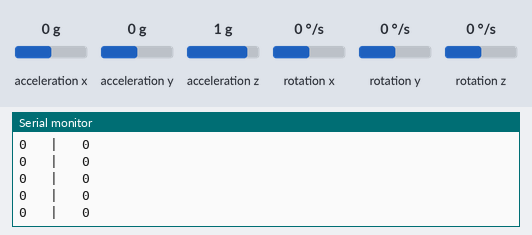
The sketch below on a simulated ESP32. Shown: the last lines printed to the serial monitor. Wiring (inferred from the names in the program): MPU-6050 motion sensor at I2C address 0x68. The inputs (shaded band) are chosen by the test bench; at power-on: rotation x 0 °/s, rotation y 0 °/s, acceleration x 0 g, acceleration y 0 g, acceleration z 1 g, rotation z 0 °/s.

Above: at 1.5 s.
1.6 s: rotation x set to -192 °/s
At 2.4 s:
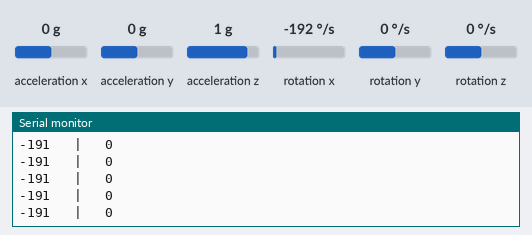
3.1 s: rotation y set to -192 °/s
At 4.0 s:
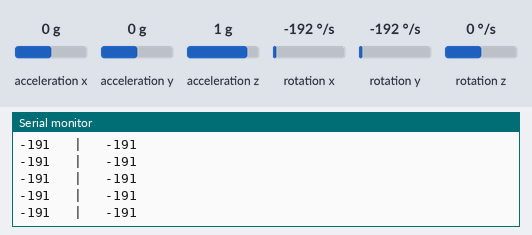
4.6 s: rotation x set to -100 °/s
Timing chart, 0 to 4.8 s (numbered marks = the images above; inputs shaded):
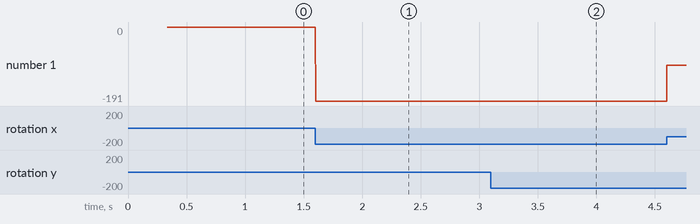

The sketch:

imuComplementaryFilter.ino
```cpp
/* http://www.youtube.com/c/electronoobs

   This is an example where we configure te data of the MPU6050
   and read the gyro data and print it to the serial monitor

   Arduino pin    |   MPU6050
   5V             |   Vcc
   GND            |   GND
   A4             |   SDA
   A5             |   SCL
*/

//Includes
#include <Wire.h>

#define SCL 22 // pin 22 for I2C SCL for MPU6050
#define SDA 21 // pin 21 for I2C SDA for MPU6050

//Variables
float elapsedTime, timeCurr, timePrev;        //Variables for time control
int gyro_error = 0;                       //We use this variable to only calculate once the gyro data error
int16_t Gyr_rawX, Gyr_rawY, Gyr_rawZ;     //Here we store the raw data read
float Gyro_angle_x, Gyro_angle_y, Gyro_angle_z;  //Here we store the angle value obtained with Gyro data
float Gyro_raw_error_x, Gyro_raw_error_y, Gyro_raw_error_z; //Here we store the initial gyro data error


//Variables
int acc_error = 0;                       //We use this variable to only calculate once the Acc data error
float rad_to_deg = 180 / 3.141592654;    //This value is for pasing from radians to degrees values
float Acc_rawX, Acc_rawY, Acc_rawZ;    //Here we store the raw data read
float Acc_angle_x, Acc_angle_y;          //Here we store the angle value obtained with Acc data
float Acc_angle_error_x, Acc_angle_error_y; //Here we store the initial Acc data error

float Total_angle_x, Total_angle_y;

void init_imu() {
  Wire.begin(SDA, SCL);                           //begin the wire comunication
  Wire.beginTransmission(0x68);           //begin, Send the slave adress (in this case 68)
  Wire.write(0x6B);                       //make the reset (place a 0 into the 6B register)
  Wire.write(0x00);
  Wire.endTransmission(true);             //end the transmission

  Wire.beginTransmission(0x68);           //begin, Send the slave adress (in this case 68)
  Wire.write(0x1B);                       //We want to write to the GYRO_CONFIG register (1B hex)
  Wire.write(0x10);                       //Set the register bits as 00010000 (1000dps full scale)
  Wire.endTransmission(true);             //End the transmission with the gyro

  Wire.beginTransmission(0x68);           //Start communication with the address found during search.
  Wire.write(0x1C);                       //We want to write to the ACCEL_CONFIG register
  Wire.write(0x10);                       //Set the register bits as 00010000 (+/- 8g full scale range)
  Wire.endTransmission(true);
}

void calculate_gyro_error() {
  if (gyro_error == 0)
  {
    for (int i = 0; i < 200; i++)
    {
      Wire.beginTransmission(0x68);            //begin, Send the slave adress (in this case 68)
      Wire.write(0x43);                        //First adress of the Gyro data
      Wire.endTransmission(false);
      Wire.requestFrom(0x68, 6, true);         //We ask for just 6 registers

      Gyr_rawX = Wire.read() << 8 | Wire.read(); //Once again we shif and sum
      Gyr_rawY = Wire.read() << 8 | Wire.read();
      Gyr_rawZ = Wire.read() << 8 | Wire.read();

      /*---X---*/
      Gyro_raw_error_x = Gyro_raw_error_x + (Gyr_rawX / 32.8);
      /*---Y---*/
      Gyro_raw_error_y = Gyro_raw_error_y + (Gyr_rawY / 32.8);
      /*---Z---*/
      Gyro_raw_error_z = Gyro_raw_error_z + (Gyr_rawZ / 32.8);

      if (i == 199)
      {
        Gyro_raw_error_x = Gyro_raw_error_x / 200;
        Gyro_raw_error_y = Gyro_raw_error_y / 200;
        Gyro_raw_error_z = Gyro_raw_error_z / 200;
        gyro_error = 1;
      }
    }
  }
}

void calculate_accel_error() {
  if (acc_error == 0)
  {
    for (int a = 0; a < 200; a++)
    {
      Wire.beginTransmission(0x68);
      Wire.write(0x3B);                       //Ask for the 0x3B register- correspond to AcX
      Wire.endTransmission(false);
      Wire.requestFrom(0x68, 6, true);

      Acc_rawX = (Wire.read() << 8 | Wire.read()) / 4096.0 ; //each value needs two registres
      Acc_rawY = (Wire.read() << 8 | Wire.read()) / 4096.0 ;
      Acc_rawZ = (Wire.read() << 8 | Wire.read()) / 4096.0 ;

      /*---X---*/
      Acc_angle_error_x = Acc_angle_error_x + atan2(Acc_rawY, Acc_rawZ)*rad_to_deg;
      //Acc_angle_error_x = Acc_angle_error_x + ((atan((Acc_rawY) / sqrt(pow((Acc_rawX), 2) + pow((Acc_rawZ), 2))) * rad_to_deg));
      /*---Y---*/
      Acc_angle_error_y = Acc_angle_error_y + atan2(-1 * Acc_rawX, sqrt(pow((Acc_rawY), 2) + pow((Acc_rawZ), 2))) * rad_to_deg;
      //Acc_angle_error_y = Acc_angle_error_y + ((atan(-1 * (Acc_rawX) / sqrt(pow((Acc_rawY), 2) + pow((Acc_rawZ), 2))) * rad_to_deg));

      if (a == 199)
      {
        Acc_angle_error_x = Acc_angle_error_x / 200;
        Acc_angle_error_y = Acc_angle_error_y / 200;
        acc_error = 1;
      }
    }
  }
}
int16_t* get_gyro_xyz() {
  //////////////////////////////////////Gyro read/////////////////////////////////////

  Wire.beginTransmission(0x68);            //begin, Send the slave adress (in this case 68)
  Wire.write(0x43);                        //First adress of the Gyro data
  Wire.endTransmission(false);
  Wire.requestFrom(0x68, 6, true);         //We ask 6 registers

  Gyr_rawX = Wire.read() << 8 | Wire.read(); //Once again we shif and sum
  Gyr_rawY = Wire.read() << 8 | Wire.read();
  Gyr_rawZ = Wire.read() << 8 | Wire.read();
  /*Now in order to obtain the gyro data in degrees/seconds we have to divide first
    the raw value by 32.8 because that's the value that the datasheet gives us for a 1000dps range*/
  /*---X---*/
  Gyr_rawX = (Gyr_rawX / 32.8) - Gyro_raw_error_x;
  /*---Y---*/
  Gyr_rawY = (Gyr_rawY / 32.8) - Gyro_raw_error_y;
  /*---Z---*/
  Gyr_rawZ = (Gyr_rawZ / 32.8) - Gyro_raw_error_z;

  int16_t gyro_xyz[3];
  gyro_xyz[0] = Gyr_rawX;
  gyro_xyz[1] = Gyr_rawY;
  gyro_xyz[2] = Gyr_rawZ;

  return gyro_xyz;
}

float* get_angle_xy() {

  Wire.beginTransmission(0x68);     //begin, Send the slave adress (in this case 68)
  Wire.write(0x3B);                 //Ask for the 0x3B register- correspond to AcX
  Wire.endTransmission(false);      //keep the transmission and next
  Wire.requestFrom(0x68, 6, true);  //We ask for next 6 registers starting withj the 3B

  Acc_rawX = (Wire.read() << 8 | Wire.read()) / 4096.0 ; //each value needs two registres
  Acc_rawY = (Wire.read() << 8 | Wire.read()) / 4096.0 ;
  Acc_rawZ = (Wire.read() << 8 | Wire.read()) / 4096.0 ;

  /*---X---*/
  Acc_angle_x = atan2(Acc_rawY, Acc_rawZ)*rad_to_deg - Acc_angle_error_x;
  //Acc_angle_x = (atan((Acc_rawY) / sqrt(pow((Acc_rawX), 2) + pow((Acc_rawZ), 2))) * rad_to_deg) - Acc_angle_error_x;
  /*---Y---*/
  Acc_angle_y = atan2(-1 * Acc_rawX, sqrt(pow((Acc_rawY), 2) + pow((Acc_rawZ), 2))) * rad_to_deg - Acc_angle_error_y;
  //Acc_angle_y = (atan(-1 * (Acc_rawX) / sqrt(pow((Acc_rawY), 2) + pow((Acc_rawZ), 2))) * rad_to_deg) - Acc_angle_error_y;


  timePrev = timeCurr;                        // the previous time is stored before the actual time read
  timeCurr = micros();                        // actual time read
  elapsedTime = (timeCurr - timePrev) / 1000000; //divide by 1000000 in order to obtain seconds
  /*---X---*/
  Gyro_angle_x = Gyro_angle_x  + Gyr_rawX * elapsedTime;
  /*---Y---*/
  Gyro_angle_y = Gyro_angle_y  + Gyr_rawY * elapsedTime;


  // Complementary Filter
  /*---X axis angle---*/
  Total_angle_x = 0.98 * (Total_angle_x + Gyro_angle_x) + 0.02 * Acc_angle_x;
  /*---Y axis angle---*/
  Total_angle_y = 0.98 * (Total_angle_y + Gyro_angle_y) + 0.02 * Acc_angle_y;
}


void setup() {
  init_imu();
  calculate_gyro_error();
  calculate_accel_error();

  Serial.begin(115200);                     //Remember to set this same baud rate to the serial monitor
  timeCurr = micros();                        //Start counting time in mucroseconds

}


void loop() {
  get_gyro_xyz();
  get_angle_xy();


  Serial.print(Gyr_rawX);
  Serial.print("   |   ");

Serial.println(Gyr_rawY);


  /*Serial.print("GyroX angle: ");
    Serial.print(Gyro_angle_x);
    Serial.print("   |   ");
    Serial.print("GyroY angle: ");
    Serial.println(Gyro_angle_y);
*/


  /*
    Serial.print("GyroX raw: ");
    Serial.print(Gyr_rawX);
    Serial.print("   |   ");
    Serial.print("GyroY raw: ");
    Serial.print(Gyr_rawY);
    Serial.print("   |   ");
    Serial.print("GyroZ raw: ");
    Serial.println(Gyr_rawZ);
  */
  /*
    Serial.print("GyroX angle: ");
    Serial.print(Gyro_angle_x);
    Serial.print("   |   ");
    Serial.print("GyroY angle: ");
    Serial.println(Gyro_angle_y);
  */
}
```

Measured:
- after the input at 1.6 s, the serial monitor: prints a new line at once (image 1)
- after the input at 3.1 s, the serial monitor: prints a new line at once (image 2)
- plotted number 1: 0 → -191 after the input at 1.6 s, -191 → -99 after the input at 4.6 s
